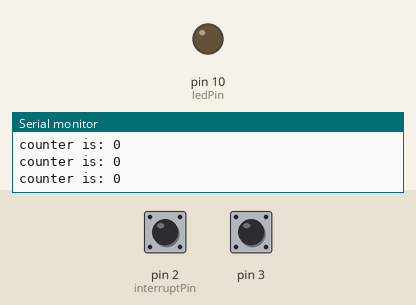
Bench run of a sketch on a simulated Arduino Uno, built with avr-gcc and run on an emulated ATmega328P. Shown: output pins drawn as LEDs (lit = HIGH), the last lines printed to the serial monitor. The test bench sets the inputs (shaded band); at power-on: pin 2 (interruptPin) HIGH, pin 3 HIGH.

Above: at 1.2 s.
1.3 s: pin 2 (interruptPin) pulled LOW for 0.15 s
At 2.2 s:
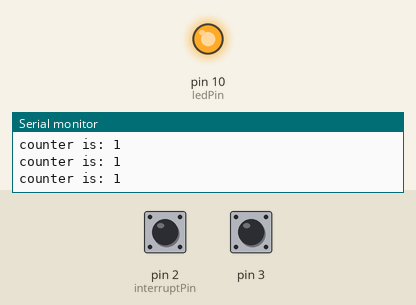
2.9 s: pin 2 (interruptPin) pulled LOW for 1 s
At 5.2 s:
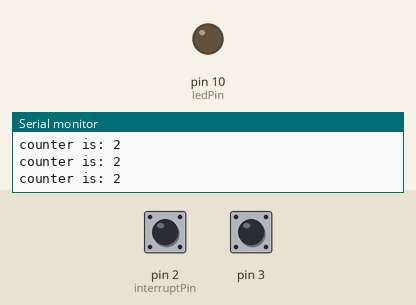
6.9 s: pin 2 (interruptPin) pulled LOW for 3.2 s
At 11.5 s:
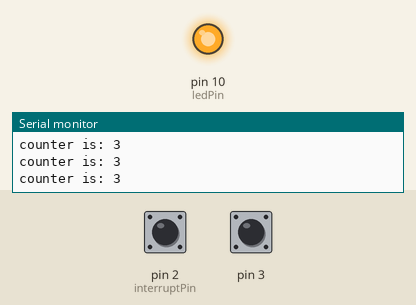
Timing chart, 0 to 13.0 s (numbered marks = the images above; inputs shaded):
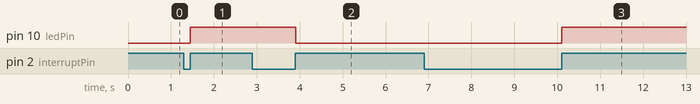

The sketch:

photointerrupters.ino
```cpp
//Photointerrupters
//Frank Myhre
//Use a T-Slot photointerrupter to detect if the pathway is blocked by making a light flash
int ledPin = 10; //LED pin
int interruptPin = 2; //Photointerrupter pin
int state = LOW;
int counter = 0;

void setup() {
  pinMode(ledPin, OUTPUT);
  pinMode(interruptPin, INPUT_PULLUP); //pulling up pin
  attachInterrupt(0, blink, RISING);
  attachInterrupt(1, off, FALLING);
  Serial.begin(9600);
}

void loop() {
  digitalWrite(ledPin, state);
  Serial.print("counter is: "); //print counter for how many times the light went off
  Serial.println(counter);//printing counter
}

void blink() {
  state = !state;
  counter++;//adding to counter value
  digitalWrite(ledPin, HIGH);
}

void off() {
  state = !state;
  digitalWrite(ledPin, LOW); // turns off LED
 }
```

Measured:
- after the input at 1.3 s, pin 10 (ledPin): LOW → HIGH after 0.15 s
- after the input at 2.9 s, pin 10 (ledPin): HIGH → LOW after 1.0 s
- after the input at 6.9 s, pin 10 (ledPin): LOW → HIGH after 3.2 s
